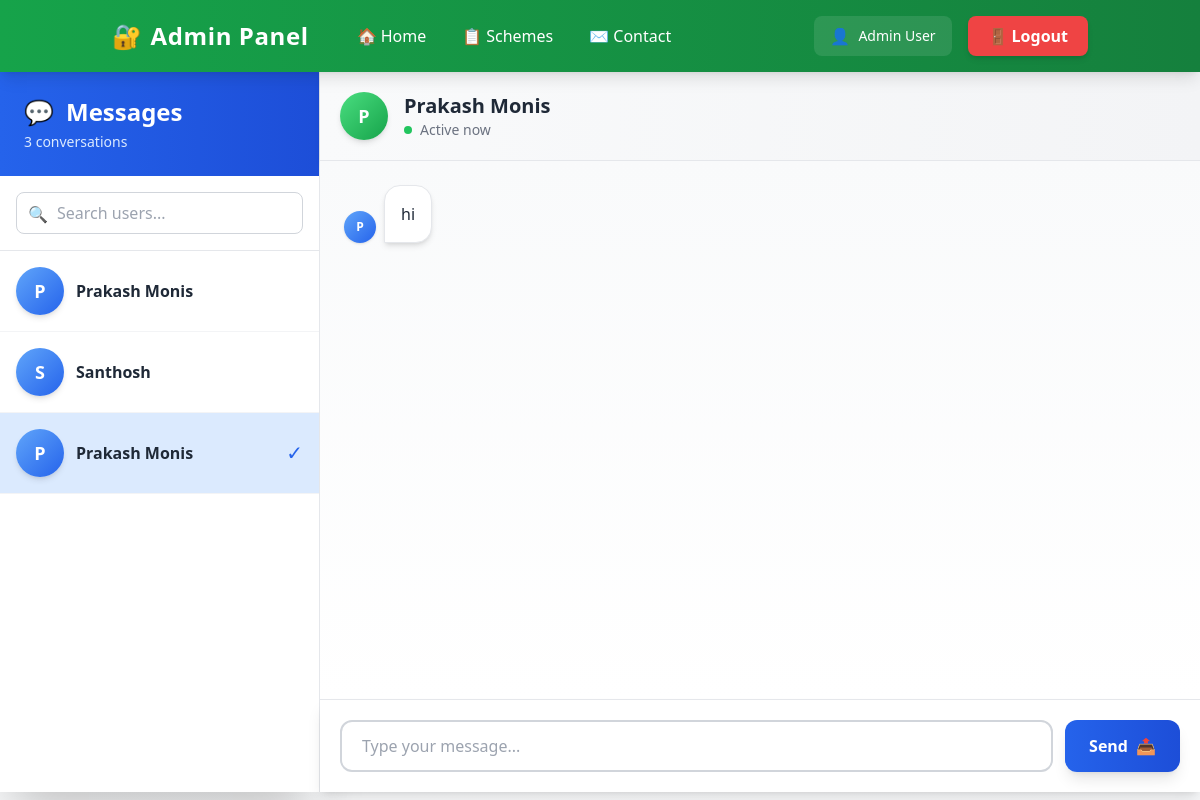
/admin/messages/3 (signed in), run on the app's committed database.
### models.py (models this page shows)
class User(db.Model):
    __tablename__ = "user"
    id = db.Column(db.Integer, primary_key=True)
    name = db.Column(db.String(100), nullable=False)
    email = db.Column(db.String(120), unique=True, nullable=False)
    phone = db.Column(db.String(15), nullable=False)
    password = db.Column(db.String(255), nullable=False)

class ChatMessage(db.Model):
    __tablename__ = "chat_message"
    id = db.Column(db.Integer, primary_key=True)
    user_id = db.Column(db.String(255), nullable=False)  # email or phone or user_id
    sender = db.Column(db.String(50), nullable=False)    # "user" or "admin"
    message = db.Column(db.Text, nullable=False)
    created_at = db.Column(db.DateTime, default=datetime.utcnow)

### admin/routes.py (the view)
@admin_bp.route("/messages", defaults={"user_id": None})
@admin_bp.route("/messages/<user_id>")
@admin_required
def admin_messages(user_id):
    distinct_ids = db.session.query(ChatMessage.user_id).distinct().all()
    users = []
    for uid in distinct_ids:
        u = User.query.get(uid[0])
        users.append({
            "id": uid[0],
            "name": u.name if u else f"User {uid[0]}"
        })
    if user_id is None:
        if len(users) > 0:
            user_id = users[0]["id"]
        else:
            return render_template("admin/messages.html", users=[], messages=[])
    current_user = User.query.get(user_id)
    user_name = current_user.name if current_user else f"User {user_id}"
    messages = ChatMessage.query.filter_by(user_id=user_id)\
                                .order_by(ChatMessage.created_at)\
                                .all()
    return render_template(
        "admin/messages.html",
        users=users,
        messages=messages,
        user_id=user_id,
        user_name=user_name
    )

### admin/routes.py (called while the page is built)
def admin_required(f):
    @wraps(f)
    def wrapper(*args, **kwargs):
        if not session.get("admin_logged_in"):
            return redirect(url_for("admin.admin_login"))
        return f(*args, **kwargs)
    return wrapper

### admin/templates/admin/messages.html (shortened to what this page needs)
<!DOCTYPE html>
<html>
<head>
    <script src="https://cdn.tailwindcss.com"></script>
</head>
<body class="bg-gradient-to-br from-gray-50 to-gray-100">
{% include 'admin/navbar.html' %}
<div class="h-[calc(100vh-80px)] flex">
    <div class="w-80 bg-white shadow-2xl flex flex-col border-r border-gray-200">
        <div class="p-6 bg-gradient-to-r from-blue-600 to-blue-700 text-white">
            <h2 class="text-2xl font-bold flex items-center">
                <span class="mr-3">💬</span> Messages
            </h2>
            <p class="text-sm text-blue-100 mt-1">{{ users|length }} conversations</p>
        </div>
        <div class="p-4 border-b border-gray-200">
            <div class="relative">
                <input type="text" id="searchUsers" placeholder="Search users..."
                       class="w-full px-4 py-2 pl-10 border border-gray-300 rounded-lg focus:ring-2 focus:ring-blue-500 focus:border-transparent">
                <span class="absolute left-3 top-2.5 text-gray-400">🔍</span>
            </div>
        </div>
        <div class="flex-1 overflow-y-auto">
            <ul id="userList">
                {% for user in users %}
                <li class="border-b border-gray-100 hover:bg-blue-50 transition-colors duration-200 {% if user.id == user_id %}bg-blue-100{% endif %}" data-user-name="{{ user.name }}">
                    <a href="{{ url_for('admin.admin_messages', user_id=user.id) }}"
                       class="block p-4">
                        <div class="flex items-center space-x-3">
                            <div class="w-12 h-12 bg-gradient-to-br from-blue-400 to-blue-600 rounded-full flex items-center justify-center text-white font-bold text-lg shadow-md">
                                {{ user.name[0].upper() }}
                            </div>
                            <div class="flex-1 min-w-0">
                                <p class="font-semibold text-gray-800 truncate">{{ user.name }}</p>
                            </div>
                            {% if user.id == user_id %}
                            <span class="text-blue-600 text-xl">✓</span>
                            {% endif %}
                        </div>
                    </a>
                </li>
                {% endfor %}
            </ul>
        </div>
    </div>
    <div class="flex-1 flex flex-col bg-white">
        <div class="bg-gradient-to-r from-gray-50 to-gray-100 p-5 shadow-md border-b border-gray-200">
            <div class="flex items-center space-x-4">
                <div class="w-12 h-12 bg-gradient-to-br from-green-400 to-green-600 rounded-full flex items-center justify-center text-white font-bold text-lg shadow-md">
                    {{ user_name[0].upper() if user_name else '?' }}
                </div>
                <div>
                    <h3 class="text-xl font-bold text-gray-800">{{ user_name if user_name else 'Select a user' }}</h3>
                    <p class="text-sm text-gray-500 flex items-center">
                        <span class="w-2 h-2 bg-green-500 rounded-full mr-2"></span>
                        Active now
                    </p>
                </div>
            </div>
        </div>
        <div class="flex-1 overflow-y-auto p-6 space-y-4 bg-gradient-to-b from-gray-50 to-white" id="messageContainer">
            {% if messages %}
                {% for m in messages %}
                    {% if m.sender == 'user' %}
                        <div class="flex items-end space-x-2 animate-fade-in">
                            <div class="w-8 h-8 bg-gradient-to-br from-blue-400 to-blue-600 rounded-full flex items-center justify-center text-white font-bold text-xs shadow">
                                {{ user_name[0].upper() if user_name else 'U' }}
                            </div>
                            <div class="bg-white p-4 rounded-2xl rounded-bl-none shadow-md max-w-lg border border-gray-200">
                                <p class="text-gray-800">{{ m.message }}</p>
                            </div>
                        </div>
                    {% endif %}
                {% endfor %}
            {% endif %}
        </div>
        {% if user_id %}
        <form method="POST"
              action="{{ url_for('admin.admin_send_message', user_id=user_id) }}"
              class="p-5 bg-white flex gap-3 border-t border-gray-200 shadow-lg">
            <input name="message" required
                   placeholder="Type your message..."
                   class="flex-1 border-2 border-gray-300 rounded-xl px-5 py-3 focus:ring-2 focus:ring-blue-500 focus:border-blue-500 transition-all duration-300"/>
            <button type="submit" class="px-6 py-3 bg-gradient-to-r from-blue-600 to-blue-700 text-white rounded-xl hover:from-blue-700 hover:to-blue-800 transition-all duration-300 font-semibold shadow-lg hover:shadow-xl flex items-center space-x-2">
                <span>Send</span>
                <span>📤</span>
            </button>
        </form>
        {% else %}
        <div class="p-5 bg-gray-50 border-t border-gray-200 text-center text-gray-500">
            Select a user to start messaging
        </div>
        {% endif %}
    </div>
</div>
</body>
</html>

### data on the page
User: name "P", name "Prakash Monis"
User: name "S", name "Santhosh"
User: name "P", name "Prakash Monis"
ChatMessage: message "hi"

### other printed values
{{ users|length }} "3"
